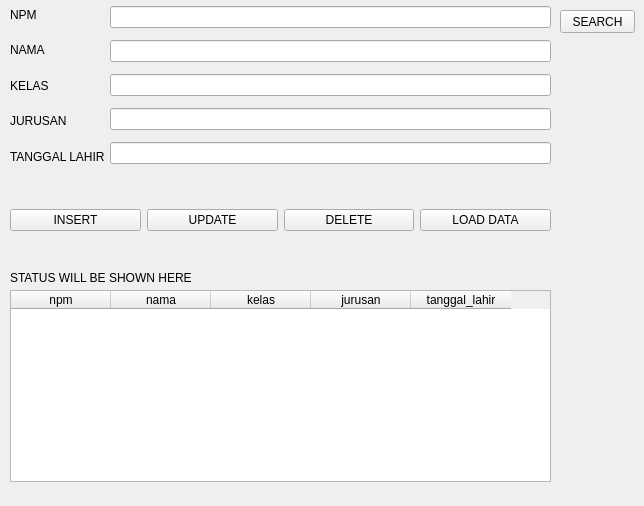
<?xml version="1.0" encoding="UTF-8"?>
<ui version="4.0">
 <class>Form</class>
 <widget class="QWidget" name="Form">
  <property name="geometry">
   <rect>
    <x>0</x>
    <y>0</y>
    <width>644</width>
    <height>506</height>
   </rect>
  </property>
  <property name="windowTitle">
   <string>Form</string>
  </property>
  <widget class="QWidget" name="verticalLayoutWidget">
   <property name="geometry">
    <rect>
     <x>10</x>
     <y>0</y>
     <width>101</width>
     <height>171</height>
    </rect>
   </property>
   <layout class="QVBoxLayout" name="verticalLayout">
    <item>
     <widget class="QLabel" name="label">
      <property name="text">
       <string>NPM</string>
      </property>
     </widget>
    </item>
    <item>
     <widget class="QLabel" name="label_2">
      <property name="text">
       <string>NAMA</string>
      </property>
     </widget>
    </item>
    <item>
     <widget class="QLabel" name="label_3">
      <property name="text">
       <string>KELAS</string>
      </property>
     </widget>
    </item>
    <item>
     <widget class="QLabel" name="label_4">
      <property name="text">
       <string>JURUSAN</string>
      </property>
     </widget>
    </item>
    <item>
     <widget class="QLabel" name="label_5">
      <property name="text">
       <string>TANGGAL LAHIR</string>
      </property>
     </widget>
    </item>
   </layout>
  </widget>
  <widget class="QWidget" name="verticalLayoutWidget_2">
   <property name="geometry">
    <rect>
     <x>110</x>
     <y>0</y>
     <width>441</width>
     <height>171</height>
    </rect>
   </property>
   <layout class="QVBoxLayout" name="verticalLayout_2">
    <item>
     <widget class="QLineEdit" name="lineEdit_2"/>
    </item>
    <item>
     <widget class="QLineEdit" name="lineEdit"/>
    </item>
    <item>
     <widget class="QLineEdit" name="lineEdit_3"/>
    </item>
    <item>
     <widget class="QLineEdit" name="lineEdit_4"/>
    </item>
    <item>
     <widget class="QLineEdit" name="lineEdit_5"/>
    </item>
   </layout>
  </widget>
  <widget class="QLabel" name="label_6">
   <property name="geometry">
    <rect>
     <x>10</x>
     <y>270</y>
     <width>541</width>
     <height>16</height>
    </rect>
   </property>
   <property name="text">
    <string>STATUS WILL BE SHOWN HERE</string>
   </property>
  </widget>
  <widget class="QTableWidget" name="tableWidget">
   <property name="geometry">
    <rect>
     <x>10</x>
     <y>290</y>
     <width>541</width>
     <height>192</height>
    </rect>
   </property>
   <column>
    <property name="text">
     <string>npm</string>
    </property>
   </column>
   <column>
    <property name="text">
     <string>nama</string>
    </property>
   </column>
   <column>
    <property name="text">
     <string>kelas</string>
    </property>
   </column>
   <column>
    <property name="text">
     <string>jurusan</string>
    </property>
   </column>
   <column>
    <property name="text">
     <string>tanggal_lahir</string>
    </property>
   </column>
  </widget>
  <widget class="QWidget" name="horizontalLayoutWidget">
   <property name="geometry">
    <rect>
     <x>10</x>
     <y>180</y>
     <width>541</width>
     <height>80</height>
    </rect>
   </property>
   <layout class="QHBoxLayout" name="horizontalLayout">
    <item>
     <widget class="QPushButton" name="pushButton">
      <property name="text">
       <string>INSERT</string>
      </property>
     </widget>
    </item>
    <item>
     <widget class="QPushButton" name="pushButton_2">
      <property name="text">
       <string>UPDATE</string>
      </property>
     </widget>
    </item>
    <item>
     <widget class="QPushButton" name="pushButton_3">
      <property name="text">
       <string>DELETE</string>
      </property>
     </widget>
    </item>
    <item>
     <widget class="QPushButton" name="pushButton_4">
      <property name="text">
       <string>LOAD DATA</string>
      </property>
     </widget>
    </item>
   </layout>
  </widget>
  <widget class="QPushButton" name="pushButton_10">
   <property name="geometry">
    <rect>
     <x>560</x>
     <y>10</y>
     <width>75</width>
     <height>23</height>
    </rect>
   </property>
   <property name="text">
    <string>SEARCH</string>
   </property>
  </widget>
 </widget>
 <resources/>
 <connections/>
</ui>
